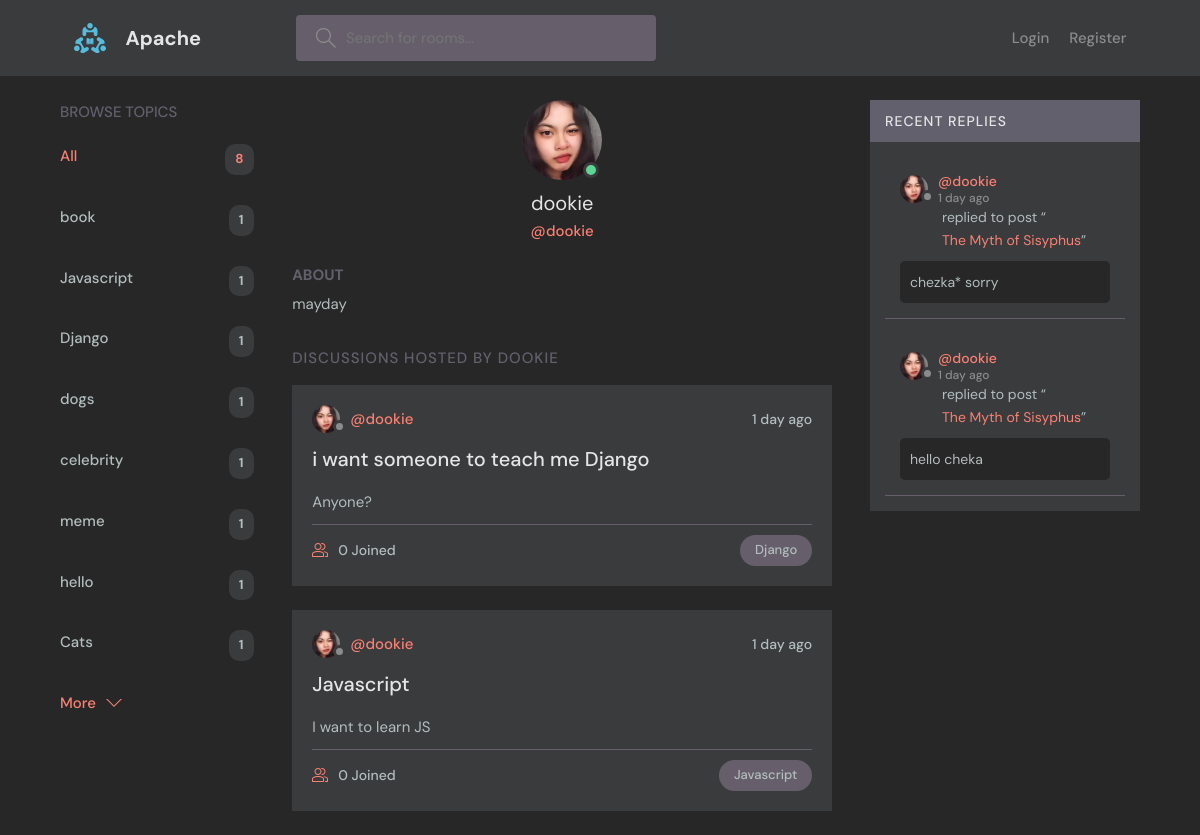
The app's page /profile/2/ with its own data.
### main/models.py (models this page shows, shortened)
class Topic(models.Model):
    name = models.CharField(max_length=200)

class User(AbstractUser):
    name = models.CharField(max_length=200, null=True)
    email = models.EmailField(unique= True, null=True)
    bio = models.TextField(null=True)
    avatar = models.ImageField(null=True, default='avatar.svg')
    USERNAME_FIELD = 'email'
    REQUIRED_FIELDS = []

class Room(models.Model):
    host = models.ForeignKey(User, on_delete=models.SET_NULL, null=True)
    topic = models.ForeignKey(Topic, on_delete=models.SET_NULL, null=True)
    name = models.CharField(max_length=200)
    description = models.TextField(null=True, blank=True)
    participants = models.ManyToManyField(User, related_name="participants", blank=True)
    updated = models.DateTimeField(auto_now=True)
    created = models.DateTimeField(auto_now_add=True)
    class Meta:
        ordering = ["-updated", "-created"]
    def __str__(self):
        return self.name

class Message(models.Model):
    user = models.ForeignKey(User, on_delete=models.CASCADE)
    room = models.ForeignKey(Room, on_delete=models.CASCADE)
    body = models.TextField()
    updated = models.DateTimeField(auto_now=True)
    created = models.DateTimeField(auto_now_add=True)
    class Meta:
        ordering = ["-updated", "-created"]

### main/views.py (the view)
# urls.py: path("profile/<str:pk>/", views.userProfile, name="user-profile"),
def userProfile(request, pk):
    user = User.objects.get(id=pk)
    rooms = user.room_set.all()
    room_messages = user.message_set.all()
    topics = Topic.objects.all()
    context = {
        "user": user,
        "rooms": rooms,
        "room_messages": room_messages,
        "topics": topics,
    }
    return render(request, "base/profile.html", context)

### main/templates/base/profile.html (shortened to what this page needs)
{% extends 'main.html' %} {% block content %}
<main class="profile-page layout layout--3">
  <div class="container">
  <div>{% include 'base/topics_component.html' %}</div>
    <div class="roomList">
      <div class="profile">
        <div class="profile__avatar">
          <div class="avatar avatar--large active">
            <img src="{{user.avatar.url}}" />
          </div>
        </div>
        <div class="profile__info">
          <h3>{{user.username}}</h3>
          <p>@{{user.username}}</p>
        </div>
        <div class="profile__about">
          <h3>About</h3>
          <p>
            {{user.bio}}
          </p>
        </div>
      </div>
      <div class="roomList__header">
        <div>
          <h2>Discussions Hosted by {{user.username}}</a>
          </h2>
        </div>
      </div>
      <div>
        {% include 'base/feed_component.html' %}
      </div>
    </div>
    <div>{% include 'base/activity_component.html' %}</div>
  </div>
</main>
{% endblock %}

### templates/main.html (shortened to what this page needs)
<!DOCTYPE html>
{% load static %}
<html lang="en">
  <head>
    <link rel="stylesheet" href="{% static 'styles/main.css' %}" />
  </head>
  <body>
    {% include "navbar.html" %}  {% block content %} {% endblock content %}
  </body>
</html>

### templates/navbar.html (shortened to what this page needs)
{% load static %}
<header class="header header--loggedIn">
  <div class="container">
    <a href="{% url 'home' %}" class="header__logo">
      <img src="{% static 'images/logo.svg' %}" />
      <h1>Apache</h1>
    </a>
    <form class="header__search" action="{% url 'home' %}" method="GET">
      <label>
        <input name="q" placeholder="Search for rooms..." />
      </label>
    </form>
    <nav class="header__menu">
      {% if request.user.is_authenticated %}
      <div class="header__user">
        <a href="{% url 'user-profile' request.user.id %}">
          <div class="avatar avatar--medium active">
            <img src="{{request.user.avatar.url}}" />
          </div>
          <p>
            {{request.user.username}} <span>@{{request.user.username}}</span>
          </p>
        </a>
        <button class="dropdown-button">
          <svg
            version="1.1"
            xmlns="http://www.w3.org/2000/svg"
            width="32"
            height="32"
            viewBox="0 0 32 32"
          >
            <title>chevron-down</title>
            <path d="M16 21l-13-13h-3l16 16 16-16h-3l-13 13z"></path>
          </svg>
        </button>
      </div>
      {% else %}
      <div class="header__menu">
        <a href="{% url 'login' %}">Login</a>
        <a href="{% url 'register' %}">Register</a>
      </div>
      {% endif %}
    </nav>
  </div>
</header>

### main/templates/base/topics_component.html
<div class="topics">
      <div class="topics__header">
        <h2>Browse Topics</h2>
      </div>
      <ul class="topics__list">
        <li>
          <a href="{% url 'home' %}" class="active">All <span>{{topics.count}}</span></a>
        </li>
        {% for topic in topics %}
        <li>
          <a href="{% url 'home' %}?q={{topic.name}}">{{topic.name}}<span>{{topic.room_set.all.count}}</span></a>
        </li>
        {% endfor %}
      </ul>
      <a class="btn btn--link" href="{% url 'topics' %}">
        More
        <svg
          version="1.1"
          xmlns="http://www.w3.org/2000/svg"
          width="32"
          height="32"
          viewBox="0 0 32 32"
        >
          <title>chevron-down</title>
          <path d="M16 21l-13-13h-3l16 16 16-16h-3l-13 13z"></path>
        </svg>
      </a>
</div>

### main/templates/base/feed_component.html (shortened to what this page needs)
{% for room in rooms %}
<div class="roomListRoom">
  <div class="roomListRoom__header">
    <a
      href="{% url 'user-profile' room.host.id %}"
      class="roomListRoom__author"
    >
      <div class="avatar avatar--small">
        <img src="{{room.host.avatar.url}}" />
      </div>
      <span>@{{room.host.username}}</span>
    </a>
    <div class="roomListRoom__actions">
      <span>{{room.created|timesince}} ago</span>
    </div>
  </div>
  <div class="roomListRoom__content">
    <a href="{% url 'room' room.id %}">{{room.name}}</a>
    <p>{{room.description|truncatewords:'40'}}</p>
  </div>
  <div class="roomListRoom__meta">
    <a href="{% url 'room' room.id %}" class="roomListRoom__joined">
      {{room.participants.all.count}} Joined
    </a>
    <p class="roomListRoom__topic">{{room.topic.name}}</p>
  </div>
</div>
{% endfor %}

### main/templates/base/activity_component.html (shortened to what this page needs)
<div class="activities">
  <div class="activities__header">
    <h2>Recent Replies</h2>
  </div>
  {% for message in room_messages %}
  <div class="activities__box">
    <div class="activities__boxHeader roomListRoom__header">
      <a
        href="{% url 'user-profile' message.user.id %}"
        class="roomListRoom__author"
      >
        <div class="avatar avatar--small">
          <img src="{{message.user.avatar.url}}" />
        </div>
        <p>
          @{{message.user.username}}
          <span>{{message.created|timesince}} ago</span>
        </p>
      </a>
    </div>
    <div class="activities__boxContent">
      <p>
        replied to post “<a href="{% url 'room' message.room.id %}"
          >{{message.room}}</a
        >”
      </p>
      <div class="activities__boxRoomContent">{{message.body|truncatewords:'20'}}</div>
    </div>
  </div>
  {% endfor %}
</div>

### records on screen
Topic: name "book", room_set.all.count "1"
Topic: name "Javascript", room_set.all.count "1"
Topic: name "Django", room_set.all.count "1"
Topic: name "dogs", room_set.all.count "1"
Topic: name "celebrity", room_set.all.count "1"
Topic: name "meme", room_set.all.count "1"
Topic: name "hello", room_set.all.count "1"
Topic: name "Cats", room_set.all.count "1"
User: avatar (picture), username "dookie", bio "mayday", username "DOOKIE"
Room: host.avatar (picture), host.username "dookie", created "1 day", name "i want someone to teach me Django", description "Anyone?", participants.all.count "0", topic.name "Django"
Room: host.avatar (picture), host.username "dookie", created "1 day", name "Javascript", description "I want to learn JS", participants.all.count "0", topic.name "Javascript"
Message: user.avatar (picture), user.username "dookie", created "1 day", room "The Myth of Sisyphus", body "chezka* sorry"
Message: user.avatar (picture), user.username "dookie", created "1 day", room "The Myth of Sisyphus", body "hello cheka"

### other values on screen
{{ topics.count }} "8"
